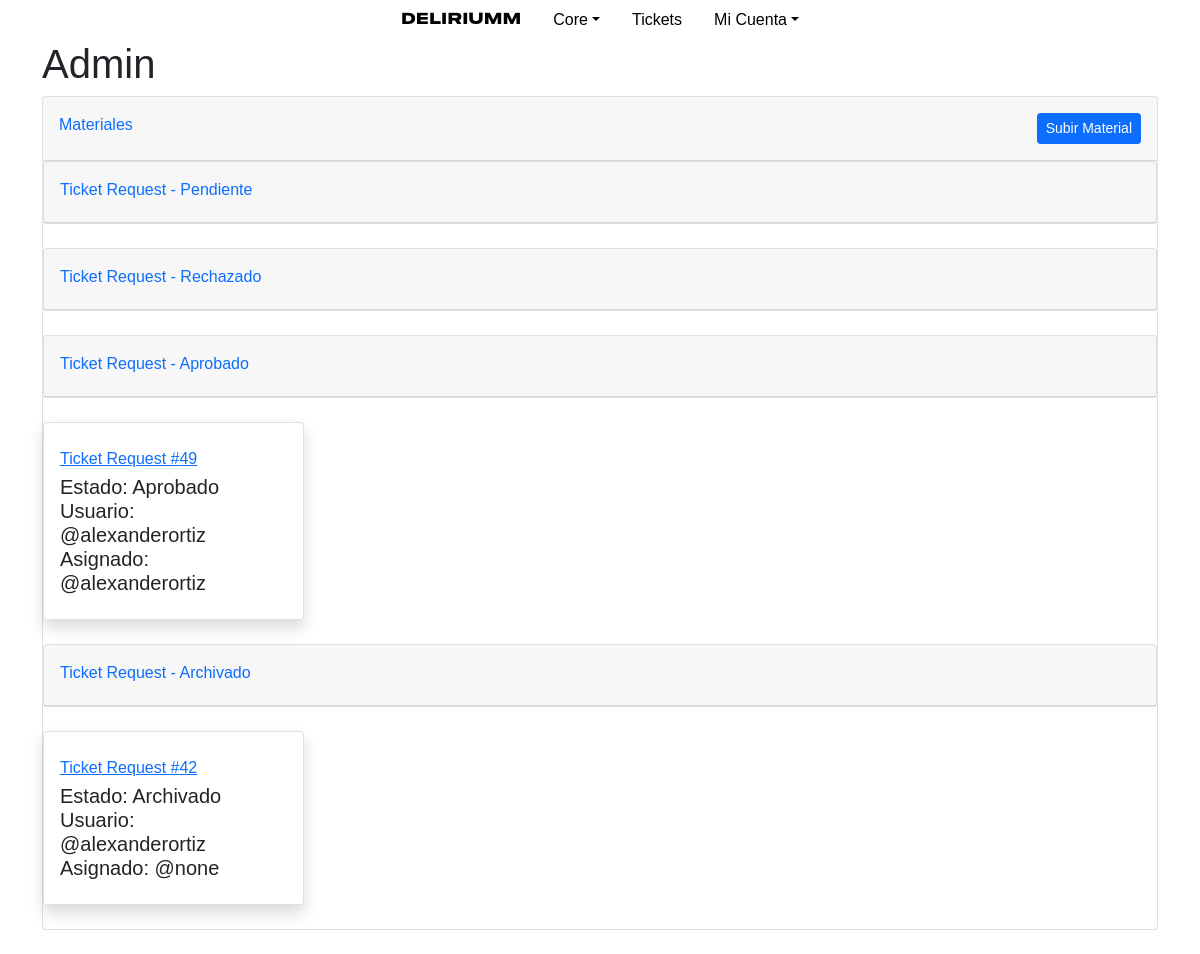
The page /core/admin/ (signed in) on the database as committed earlier.
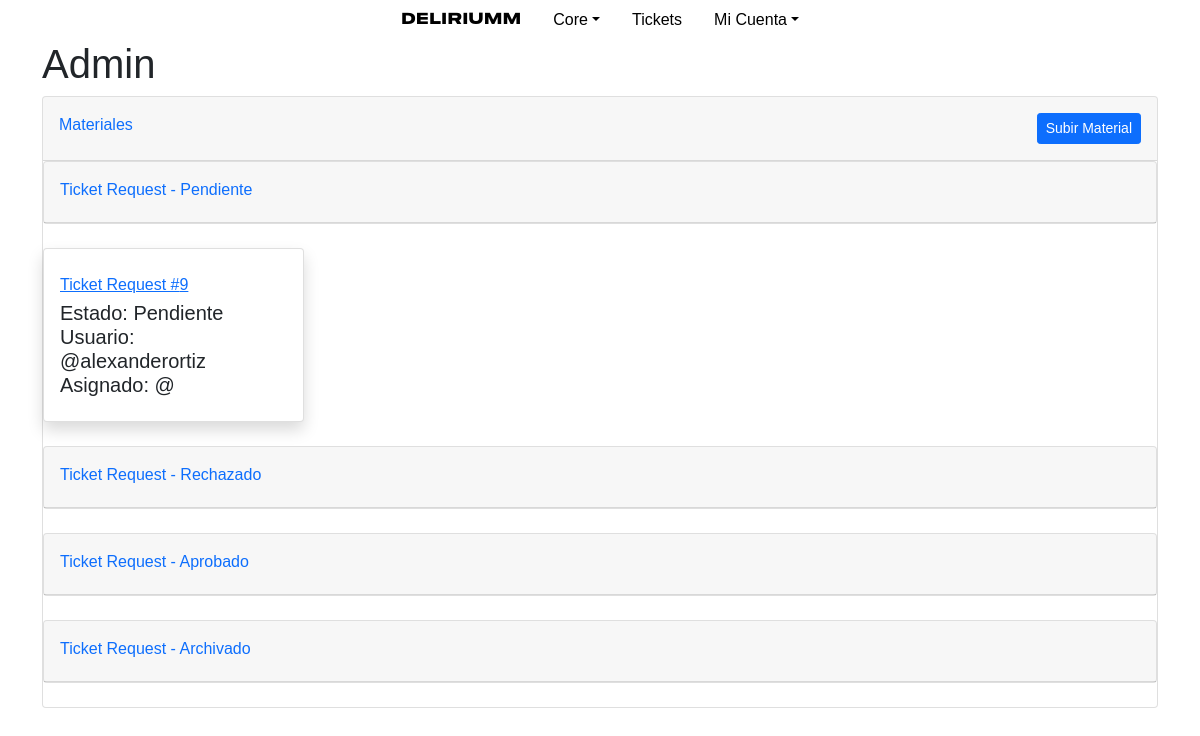
The same page on the database as committed later.
### tickets/models.py (models this page shows, shortened)
class TicketRequest(models.Model):
    user = models.ForeignKey(User, on_delete=models.CASCADE)
    event = models.ForeignKey(Event, on_delete=models.CASCADE)
    context = models.CharField(max_length=300, blank=True)
    q_tickets = models.IntegerField(verbose_name="Tickets")
    reference = models.CharField(max_length=150, default="none")
    client = models.CharField(max_length=50, default="none")
    total = models.IntegerField(verbose_name="Total", default="0")
    created = models.DateTimeField(auto_now=True)
    staff_asigned = models.CharField(max_length=30, default="none")
    comprobante = models.FileField(upload_to='uploads/comprobantes/', blank=True)
    PAYMENTS = (
        ("CASH", "Efectivo"),
        ("CARD", "Tarjeta"),
        ("TRANSFER", "Transferencía"),
        ("DEPOSIT", "Deposíto"),
    )
    payment_method = models.CharField(
        max_length=20,
        choices=PAYMENTS,
        default='CASH',
    )
    STATUS = (
        ("PE", "Pendiente"),
        ("RE", "Rechazado"),
        ("VA", "Aprobado"),
        ("AR", "Archivado"),
    )
    status = models.CharField(
        max_length=2,
        choices=STATUS,
        default='PE',
    )

### core/views.py (the view)
# urls.py: path("admin/", views.admin_view, name="admin_view"),
def admin_view(request):
    if not request.user.is_authenticated:
        return HttpResponseRedirect(reverse("users:login"))
    usercore = get_object_or_404(UserCore, user=request.user)
    if request.user.has_perm('users.can_view_admin'):
        return render(request, "core/admin/index.html", {
            "tickets_pe": TicketRequest.objects.filter(status="PE"),
            "tickets_re": TicketRequest.objects.filter(status="RE"),
            "tickets_va": TicketRequest.objects.filter(status="VA"),
            "tickets_ar": TicketRequest.objects.filter(status="AR"),
            "event": Event.objects.get(status="VE"),
            "last_ticket": usercore.last_ticket_request_see,
        })
    else:
        return HttpResponseRedirect(reverse('users:login'))

### core/templates/core/admin/index.html (shortened to what the changed rows need)
{% extends 'core/layout_1.html' %}
{% block head %}
{% load static %}
{% endblock %}
{% block body %}
<h1>Admin</h1>
<div class="card mb-4">
<div class="row">
{% for ticket in tickets_pe %}
    <div class="col-xl-3 col-md-6 mb-4">
        <div class="card border-left-primary shadow h-100 py-2">
            <div class="card-body">
                <div class="row no-gutters align-items-center">
                    <div class="col mr-2">
                        <div class="text-xs font-weight-bold text-primary mb-1">
                            <a href="{% url 'tickets:request_view' ticket.pk %}">Ticket Request #{{ ticket.pk }}</a></div>
                        <div class="h5 mb-0 font-weight-bold text-gray-800">Estado: {{ ticket.get_status_display }}</div>
                        <div class="h5 mb-0 font-weight-bold text-gray-800">Usuario: @{{ ticket.user.username }}</div>
                        <div class="h5 mb-0 font-weight-bold text-gray-800">Asignado: @{{ ticketrequest.staff_asigned }}</div>
                    </div>
                </div>
            </div>
        </div>
    </div>
{% endfor %}
</div>
    <div class="row">
        {% for ticket in tickets_va %}
            <div class="col-xl-3 col-md-6 mb-4">
                <div class="card border-left-primary shadow h-100 py-2">
                    <div class="card-body">
                        <div class="row no-gutters align-items-center">
                            <div class="col mr-2">
                                <div class="text-xs font-weight-bold text-primary mb-1">
                                    <a href="{% url 'tickets:request_view' ticket.pk %}">Ticket Request #{{ ticket.pk }}</a></div>
                                <div class="h5 mb-0 font-weight-bold text-gray-800">Estado: {{ ticket.get_status_display }}</div>
                                <div class="h5 mb-0 font-weight-bold text-gray-800">Usuario: @{{ ticket.user.username }}</div>
                                <div class="h5 mb-0 font-weight-bold text-gray-800">Asignado: @{{ ticket.staff_asigned }}</div>
                            </div>
                        </div>
                    </div>
                </div>
            </div>
        {% endfor %}
        </div>
<div class="row">
    {% for ticket in tickets_ar %}
        <div class="col-xl-3 col-md-6 mb-4">
            <div class="card border-left-primary shadow h-100 py-2">
                <div class="card-body">
                    <div class="row no-gutters align-items-center">
                        <div class="col mr-2">
                            <div class="text-xs font-weight-bold text-primary mb-1">
                                <a href="{% url 'tickets:request_view' ticket.pk %}">Ticket Request #{{ ticket.pk }}</a></div>
                            <div class="h5 mb-0 font-weight-bold text-gray-800">Estado: {{ ticket.get_status_display }}</div>
                            <div class="h5 mb-0 font-weight-bold text-gray-800">Usuario: @{{ ticket.user.username }}</div>
                            <div class="h5 mb-0 font-weight-bold text-gray-800">Asignado: @{{ ticket.staff_asigned }}</div>
                        </div>
                    </div>
                </div>
            </div>
        </div>
    {% endfor %}
    </div>
{% endblock body %}

Rows that differ between the two databases and show on the page:
removed TicketRequest: pk "49", status "Aprobado", user.username "alexanderortiz", staff_asigned "alexanderortiz", shown under "Admin"
removed TicketRequest: pk "42", status "Archivado", user.username "alexanderortiz", staff_asigned "none"
added TicketRequest: pk "9", status "Pendiente", user.username "alexanderortiz", shown under "Admin"
